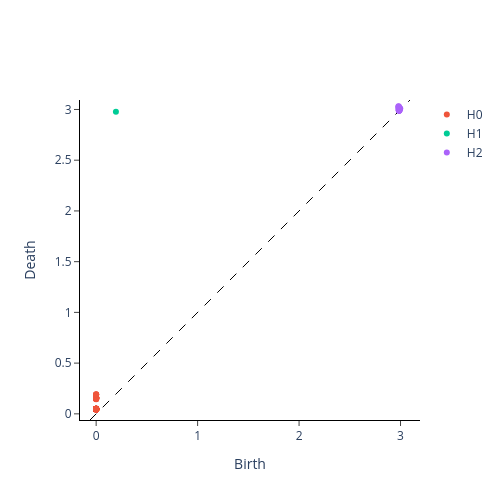
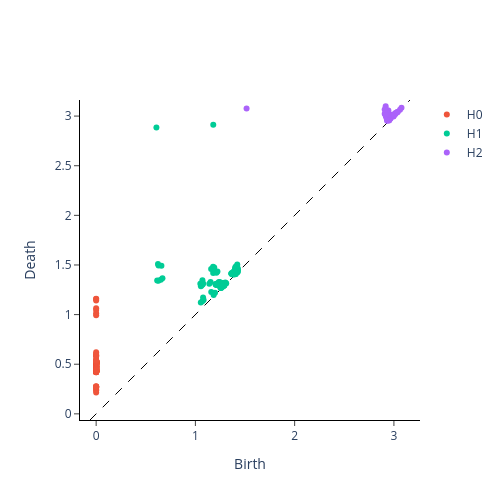

Notebook source saved alongside these figures, in order:
### Code cell
# add batch dimension for persistence calculation
y_periodic_embedded = y_periodic_embedded[None, :, :]
y_nonperiodic_embedded = y_nonperiodic_embedded[None, :, :]

from gtda.homology import VietorisRipsPersistence

# 0 - connected components, 1 - loops, 2 - voids
homology_dimensions = [0, 1, 2]

periodic_persistence = VietorisRipsPersistence(
    homology_dimensions=homology_dimensions, n_jobs=6, max_edge_length=10
)
print("Persistence diagram for periodic signal")
periodic_graph = periodic_persistence.fit_transform_plot(y_periodic_embedded)

nonperiodic_persistence = VietorisRipsPersistence(
    homology_dimensions=homology_dimensions, n_jobs=6
)
print("Persistence diagram for nonperiodic signal")
nonperiodic_graph = nonperiodic_persistence.fit_transform_plot(y_nonperiodic_embedded);
